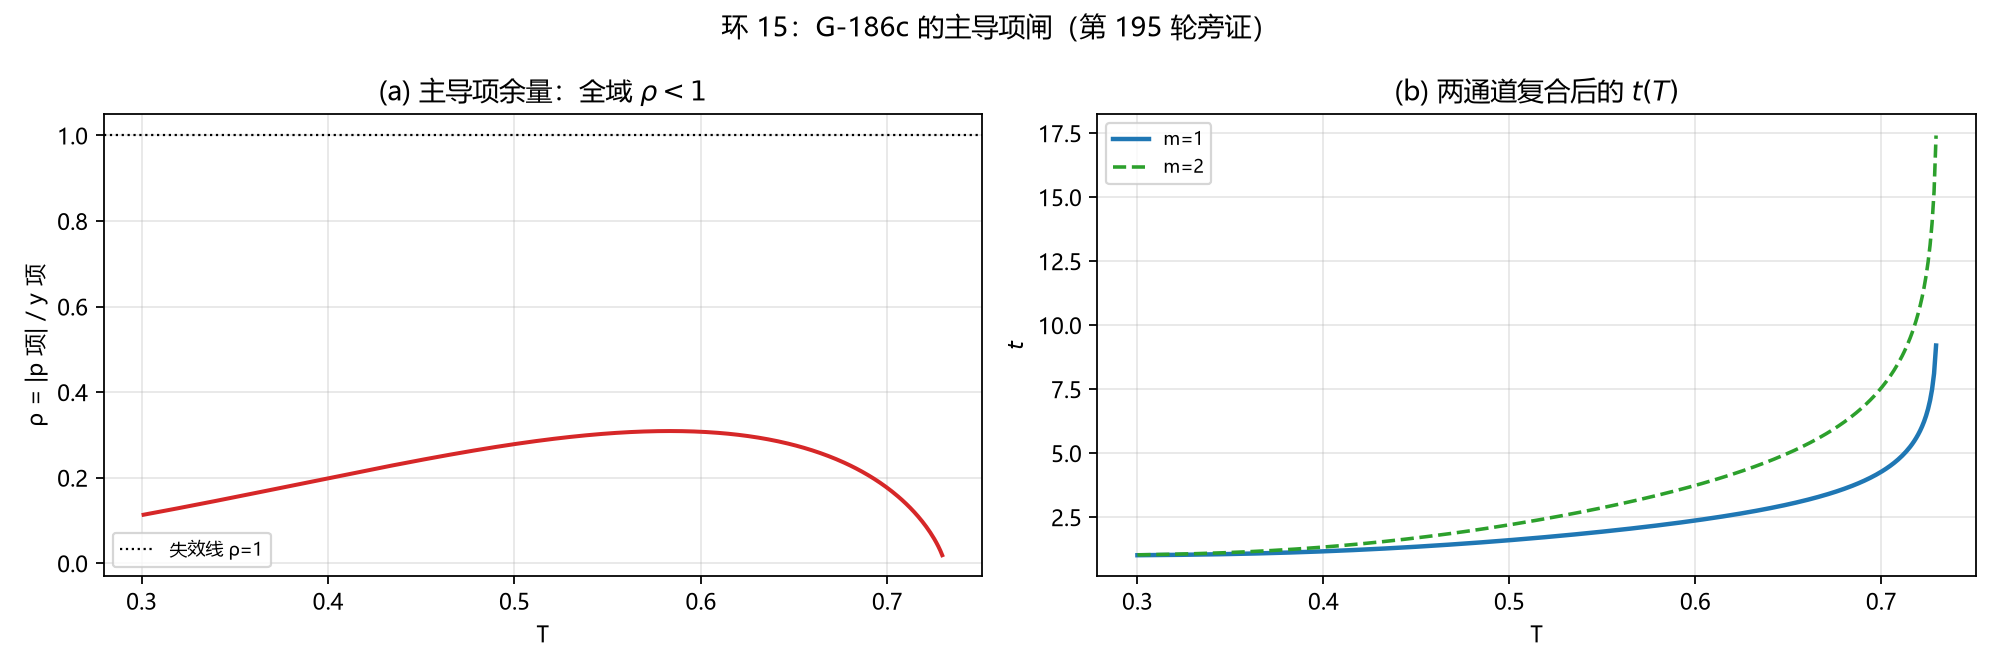

Reproduce this figure in Python.
# 环15_t主导项闸_旁证.py（第 195 轮）
# 目的：核对 G-186c 的条件式判据在整段工作域上是否成立——
#   判据：Δt>0 ⟺ S := (ln(1-y2)-ln(1-y1))*ln p1 + ln(1-y1)*(ln p1-ln p2) > 0
#   等价的可检查量：ρ := |p 项| / (y 项) < 1（ρ 与 m 无关）。
# 定位：只作 B 闸判定的数值旁证与反馈层显影，不回写第一性输入，不参与建模。
import json
import numpy as np
import matplotlib
matplotlib.use("Agg")
import matplotlib.pyplot as plt
from scipy.stats import chi2
from scipy.optimize import brentq

plt.rcParams["font.sans-serif"] = ["Microsoft YaHei", "SimHei", "DejaVu Sans"]
plt.rcParams["axes.unicode_minus"] = False

PC = 0.592746
NU = 9.0
TC = 0.3
XC = 4.5
UPS0 = 2.0 * 3.207211 / np.pi ** 2


def w(x, n=40001):
    if x <= 0.0:
        return 1.0
    u = np.linspace(0.0, 1.0, n)
    return float(2.0 * np.trapezoid(u * np.tanh(u / (2.0 * x)), u))


WC = w(TC)
p_pair = lambda T: 1.0 - chi2.cdf(XC * WC / w(T), NU)
y_of = lambda T: 2.0 * np.pi * np.exp(-np.pi ** 2 * (UPS0 * w(T)) / (2.0 * T))
t_of = lambda T, m: 1.0 + m * np.log(1.0 - y_of(T)) / np.log(p_pair(T))

K_BREAK = 2.0 * np.log(2.0 * np.pi) / np.pi ** 2
T_BREAK = float(brentq(lambda T: UPS0 * w(T) / T - K_BREAK, TC, 2.0, xtol=1e-14))
T_END = T_BREAK - 1e-3          # y→1 处 1-y≤0，须留边

Ts = np.linspace(TC, T_END, 401)
yT = np.array([y_of(float(T)) for T in Ts])
pT = np.array([p_pair(float(T)) for T in Ts])

L = np.log(1.0 - yT)
lq = np.log(pT)
d1 = np.diff(L) * lq[:-1]                  # y 通道项（>0）
d2 = L[:-1] * (lq[:-1] - lq[1:])           # p 通道项（<0）
rho = np.abs(d2) / d1                      # 主导项余量指标（与 m 无关）

out = {
    "T_c": TC,
    "T_break": T_BREAK,
    "T_end_used": T_END,
    "m_note": "ρ 与 m 无关（Δt = m·S/N，S 不含 m）；故判据对 m=1,2 同结论",
    "y_criterion_true_all": bool(np.all(rho < 1.0)),
    "rho_min": float(np.min(rho)),
    "rho_mean": float(np.mean(rho)),
    "rho_max": float(np.max(rho)),
    "rho_at_Tc": float(rho[0]),
    "T_at_rho_max": float(Ts[1:][int(np.argmax(rho))]),
    "t_Tc_m1": t_of(TC, 1.0),
    "t_end_m1": t_of(T_END, 1.0),
    "t_Tc_m2": t_of(TC, 2.0),
    "t_end_m2": t_of(T_END, 2.0),
    "t_strict_increasing_m1": bool(np.all(np.diff([t_of(float(T), 1.0) for T in Ts]) > 0)),
    "t_strict_increasing_m2": bool(np.all(np.diff([t_of(float(T), 2.0) for T in Ts]) > 0)),
    "note": ("判据 Δt>0 ⟺ S>0 在工作域 [T_c,T_break) 全程成立，余量 ρ≤max<1；"
             "但这是逐点数值核对，不是链内证明——证明只覆盖'判据本身'（TargetPropTChanCriterion）"
             "与'判据成立即 t 增'（TargetPropTChanDominate）。"),
}

fig, ax = plt.subplots(1, 2, figsize=(12.5, 4.2))
ax[0].plot(Ts[1:], rho, "C3-", lw=1.8)
ax[0].axhline(1.0, color="k", ls=":", lw=1, label="失效线 ρ=1")
ax[0].set_xlabel("T"); ax[0].set_ylabel("ρ = |p 项| / y 项")
ax[0].set_title("(a) 主导项余量：全域 $\\rho<1$")
ax[0].legend(fontsize=8); ax[0].grid(alpha=0.3)
ax[1].plot(Ts, [t_of(float(T), 1.0) for T in Ts], "C0-", lw=2, label="m=1")
ax[1].plot(Ts, [t_of(float(T), 2.0) for T in Ts], "C2--", lw=1.6, label="m=2")
ax[1].set_xlabel("T"); ax[1].set_ylabel(r"$t$")
ax[1].set_title("(b) 两通道复合后的 $t(T)$")
ax[1].legend(fontsize=8); ax[1].grid(alpha=0.3)
fig.suptitle("环 15：G-186c 的主导项闸（第 195 轮旁证）")
fig.tight_layout()
fig.savefig("环15_t主导项闸_旁证.png", dpi=160)

with open("环15_t主导项闸_旁证.json", "w", encoding="utf-8") as f:
    json.dump(out, f, ensure_ascii=False, indent=2)
print(json.dumps(out, ensure_ascii=False, indent=2))
